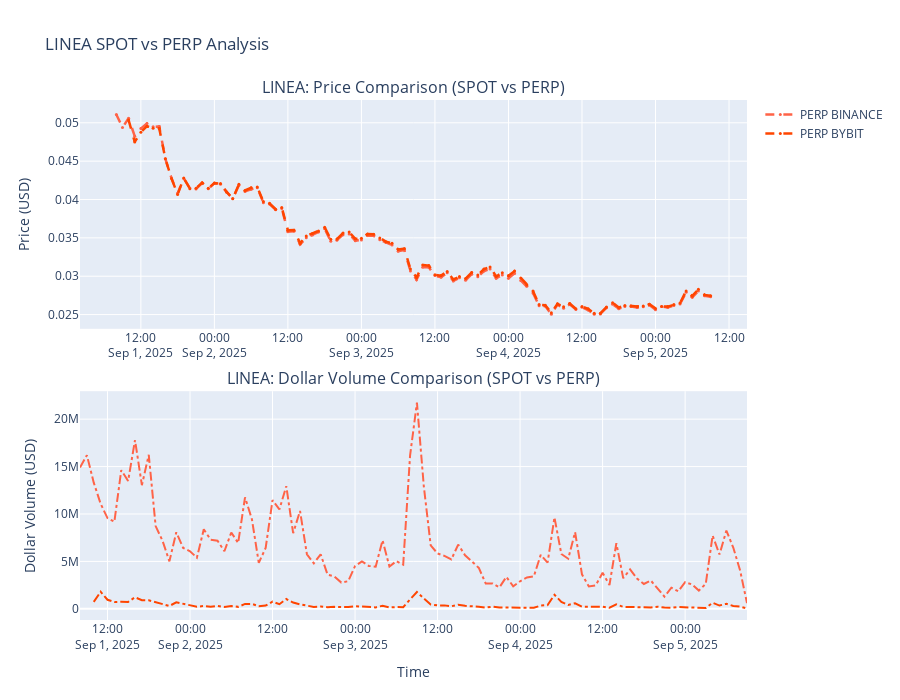

Notebook source saved alongside this figure:
### Code cell
# Simple LINEA Analysis with Date Parameters

# Configuration
TICKER_BASE = "LINEA"
TIMEFRAME = "1h"
LIMIT = 1000  # Increased limit to get more historical data

# Date parameters - Full timeline since LINEA launch
START_TIME = "2025-08-22 00:00:00"  #  launch date
END_TIME = "2025-09-05 23:59:59"    # Current date

print(f"🎯 Complete {TICKER_BASE} Historical Analysis")
print(f"📊 Timeframe: {TIMEFRAME}, Limit: {LIMIT}")
print(f"🏪 Exchanges: {exchanges_list}")
print(f"📅 Full Timeline: {START_TIME} to {END_TIME}")
print(f"⏰ Analysis Period: ~{(datetime.strptime(END_TIME, '%Y-%m-%d %H:%M:%S') - datetime.strptime(START_TIME, '%Y-%m-%d %H:%M:%S')).days} days")
print("="*70)

# Fetch SPOT data
print("\n💰 Fetching COMPLETE SPOT data timeline...")
LINEA_spot = fetch_LINEA_data("LINEA/USDT", exchanges_list, TIMEFRAME, LIMIT, START_TIME, END_TIME)

# Fetch PERP data
print("\n🔄 Fetching COMPLETE PERP data timeline...")
LINEA_perp = {}
for exchange_name in exchanges_list:
    perp_ticker = get_LINEA_perp_ticker(exchange_name)
    perp_data = fetch_LINEA_data(perp_ticker, [exchange_name], TIMEFRAME, LIMIT, START_TIME, END_TIME)
    if perp_data:
        LINEA_perp.update(perp_data)

# Create the plot
if LINEA_spot or LINEA_perp:
    print(f"\n📈 Creating complete {TICKER_BASE} historical visualization...")
    plot_LINEA_simple(LINEA_spot, LINEA_perp, TICKER_BASE)
    
    # Print data summary
    print(f"\n📊 Data Summary:")
    if LINEA_spot:
        for exchange, df in LINEA_spot.items():
            print(f"  SPOT {exchange}: {len(df)} candles from {df.index[0]} to {df.index[-1]}")
    if LINEA_perp:
        for exchange, df in LINEA_perp.items():
            print(f"  PERP {exchange}: {len(df)} candles from {df.index[0]} to {df.index[-1]}")
else:
    print(f"❌ No {TICKER_BASE} data available")

print(f"\n✅ Complete {TICKER_BASE} historical analysis finished!")
